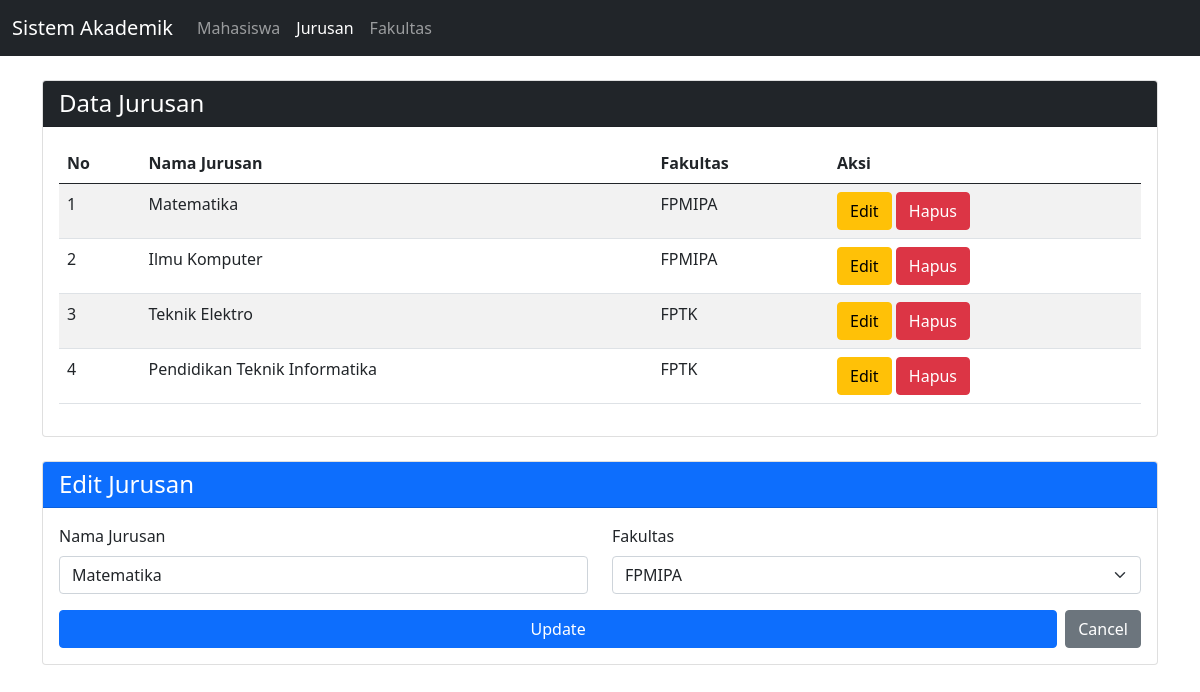
Page /Project/jurusan.php?id_edit=1 on the committed database.
### tables this page shows
CREATE TABLE `jurusan` (
  `id` int(11) NOT NULL,
  `nama_jurusan` varchar(100) NOT NULL,
  `id_fakultas` int(11) NOT NULL
);

CREATE TABLE `fakultas` (
  `id` int(11) NOT NULL,
  `nama_fakultas` varchar(100) NOT NULL
);

### Project/controllers/Jurusan.controller.php (called while the page is built, shortened)
<?php
include_once("views/Jurusan.view.php");
class JurusanController
{
  private $jurusan;
  private $fakultas;
  function __construct()
  {
    $this->jurusan = new Jurusan(Conf::$db_host, Conf::$db_user, Conf::$db_pass, Conf::$db_name);
    $this->fakultas = new Fakultas(Conf::$db_host, Conf::$db_user, Conf::$db_pass, Conf::$db_name);
  }
  function edit($id)
  {
    $this->jurusan->open();
    $this->jurusan->getJurusan();
    $data = array();
    while ($row = $this->jurusan->getResult()) {
      array_push($data, $row);
    }
    $query = "SELECT * FROM jurusan WHERE id = '$id'";
    $this->jurusan->execute($query);
    $editData = $this->jurusan->getResult();
    $this->fakultas->open();
    $this->fakultas->getFakultas();
    $fakultasData = array();
    while ($row = $this->fakultas->getResult()) {
      array_push($fakultasData, $row);
    }
    $view = new JurusanView();
    $view->render($data, $fakultasData, $editData);
  }
}
?>

### Project/models/DB.class.php (called while the page is built, shortened)
<?php
class DB
{
    var $db_host = "";
    var $db_user = "";
    var $db_pass = "";
    var $db_name = "";
    var $db_link = "";
    function __construct($db_host, $db_user, $db_pass, $db_name)
    {
        $this->db_host = $db_host;
        $this->db_user = $db_user;
        $this->db_pass = $db_pass;
        $this->db_name = $db_name;
    }
    function open()
    {
        $this->db_link = mysqli_connect($this->db_host, $this->db_user, $this->db_pass, $this->db_name);
    }
    function execute($query)
    {
        $this->result = mysqli_query($this->db_link, $query);
        return $this->result;
    }
}

### Project/models/Jurusan.class.php (called while the page is built, shortened)
<?php
class Jurusan extends DB
{
    function getJurusan()
    {
        $query = "SELECT * FROM jurusan";
        return $this->execute($query);
    }
}
?>

### Project/models/Fakultas.class.php (called while the page is built, shortened)
<?php
class Fakultas extends DB
{
    function getFakultas()
    {
        $query = "SELECT * FROM fakultas";
        return $this->execute($query);
    }
}
?>

### Project/views/Jurusan.view.php (the view, shortened to what this page needs)
<?php
class JurusanView
{
    public function render($data, $fakultasData, $editData = null)
    {
        $no = 1;
        $dataJurusan = null;
        foreach ($data as $row) {
            $id = $row['id'];
            $nama_jurusan = $row['nama_jurusan'];
            $id_fakultas = $row['id_fakultas'];
            $nama_fakultas = '';
            foreach ($fakultasData as $fakultas) {
                if ($fakultas['id'] == $id_fakultas) {
                    $nama_fakultas = $fakultas['nama_fakultas'];
                    break;
                }
            }
            $dataJurusan .= "<tr>
                        <td>" . $no++ . "</td>
                        <td>" . $nama_jurusan . "</td>
                        <td>" . $nama_fakultas . "</td>
                        <td>
                        <a href='jurusan.php?id_edit=" . $id .  "' class='btn btn-warning'>Edit</a>
                        <a href='jurusan.php?id_hapus=" . $id . "' class='btn btn-danger'>Hapus</a>
                        </td>
                        </tr>";
        }
        $dropdownFakultas = null;
        foreach ($fakultasData as $fakultas) {
            $selected = "";
            $id = $fakultas['id'];
            $nama_fakultas = $fakultas['nama_fakultas'];
            if ($editData && $id == $editData['id_fakultas']) {
                $selected = "selected";
            }
            $dropdownFakultas .= "<option value='" . $id . "' " . $selected . ">" . $nama_fakultas . "</option>";
        }
        if ($editData) {
            $submitButton = "<button type='submit' name='update' class='btn btn-primary w-100'>Update</button>";
        }
    }
}
?>

### Project/views/Template.class.php (shortened to what this page needs)
<?php
class Template
{
    var $content = '';
    function __construct($filename = '')
    {
        $this->content = implode('', @file($filename));
    }
    function clear()
    {
        $this->content = preg_replace("/DATA_[A-Z|_|0-9]+/", "", $this->content);
    }
    function write()
    {
        print $this->content;
    }
    function replace($old = '', $new = '')
    {
        if (is_int($new)) {
            $value = sprintf("%d", $new);
        } elseif (is_float($new)) {
            $value = sprintf("%f", $new);
        } elseif (is_array($new)) {
            $value = '';
            foreach ($new as $item) {
                $value .= $item . ' ';
            }
        } else {
            $value = $new;
        }
        $this->content = preg_replace("/$old/", $value, $this->content);
    }
}

### rows in the picture
jurusan: nama_jurusan "Matematika", id_fakultas.nama_fakultas "FPMIPA", id_fakultas "FPMIPA"
jurusan: nama_jurusan "Ilmu Komputer", id_fakultas.nama_fakultas "FPMIPA"
jurusan: nama_jurusan "Teknik Elektro", id_fakultas.nama_fakultas "FPTK"
jurusan: nama_jurusan "Pendidikan Teknik Informatika", id_fakultas.nama_fakultas "FPTK"
